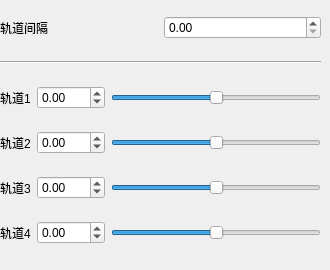
          <widget class="QWidget" name="_4K">
           <attribute name="title">
            <string>4K</string>
           </attribute>
           <widget class="QWidget" name="verticalLayoutWidget_5">
            <property name="geometry">
             <rect>
              <x>0</x>
              <y>0</y>
              <width>321</width>
              <height>261</height>
             </rect>
            </property>
            <layout class="QVBoxLayout" name="verticalLayout_6">
             <item>
              <layout class="QHBoxLayout" name="horizontalLayout_12">
               <item>
                <widget class="QLabel" name="dist_4K_label">
                 <property name="toolTip">
                  <string>&lt;html&gt;&lt;head/&gt;&lt;body&gt;&lt;p&gt;四个轨道两两间隔（推荐值：260）&lt;/p&gt;&lt;/body&gt;&lt;/html&gt;</string>
                 </property>
                 <property name="text">
                  <string>轨道间隔</string>
                 </property>
                </widget>
               </item>
               <item>
                <widget class="QDoubleSpinBox" name="dist_4K">
                 <property name="maximum">
                  <double>337.500000000000000</double>
                 </property>
                 <property name="singleStep">
                  <double>5.000000000000000</double>
                 </property>
                 <property name="stepType">
                  <enum>QAbstractSpinBox::DefaultStepType</enum>
                 </property>
                </widget>
               </item>
              </layout>
             </item>
             <item>
              <widget class="Line" name="line">
               <property name="orientation">
                <enum>Qt::Horizontal</enum>
               </property>
              </widget>
             </item>
             <item>
              <layout class="QHBoxLayout" name="horizontalLayout_11">
               <item>
                <widget class="QLabel" name="_4K1_label">
                 <property name="text">
                  <string>轨道1</string>
                 </property>
                </widget>
               </item>
               <item>
                <widget class="QDoubleSpinBox" name="_4K1">
                 <property name="minimum">
                  <double>-675.000000000000000</double>
                 </property>
                 <property name="maximum">
                  <double>675.000000000000000</double>
                 </property>
                 <property name="singleStep">
                  <double>5.000000000000000</double>
                 </property>
                </widget>
               </item>
               <item>
                <widget class="QSlider" name="_4K1_sl">
                 <property name="minimum">
                  <number>-675</number>
                 </property>
                 <property name="maximum">
                  <number>675</number>
                 </property>
                 <property name="orientation">
                  <enum>Qt::Horizontal</enum>
                 </property>
                </widget>
               </item>
              </layout>
             </item>
             <item>
              <layout class="QHBoxLayout" name="horizontalLayout_13">
               <item>
                <widget class="QLabel" name="_4K2_label">
                 <property name="text">
                  <string>轨道2</string>
                 </property>
                </widget>
               </item>
               <item>
                <widget class="QDoubleSpinBox" name="_4K2">
                 <property name="minimum">
                  <double>-675.000000000000000</double>
                 </property>
                 <property name="maximum">
                  <double>675.000000000000000</double>
                 </property>
                 <property name="singleStep">
                  <double>5.000000000000000</double>
                 </property>
                </widget>
               </item>
               <item>
                <widget class="QSlider" name="_4K2_sl">
                 <property name="minimum">
                  <number>-675</number>
                 </property>
                 <property name="maximum">
                  <number>675</number>
                 </property>
                 <property name="singleStep">
                  <number>1</number>
                 </property>
                 <property name="orientation">
                  <enum>Qt::Horizontal</enum>
                 </property>
                </widget>
               </item>
              </layout>
             </item>
             <item>
              <layout class="QHBoxLayout" name="horizontalLayout_14">
               <item>
                <widget class="QLabel" name="_4K3_label">
                 <property name="text">
                  <string>轨道3</string>
                 </property>
                </widget>
               </item>
               <item>
                <widget class="QDoubleSpinBox" name="_4K3">
                 <property name="minimum">
                  <double>-675.000000000000000</double>
                 </property>
                 <property name="maximum">
                  <double>675.000000000000000</double>
                 </property>
                 <property name="singleStep">
                  <double>5.000000000000000</double>
                 </property>
                </widget>
               </item>
               <item>
                <widget class="QSlider" name="_4K3_sl">
                 <property name="minimum">
                  <number>-675</number>
                 </property>
                 <property name="maximum">
                  <number>675</number>
                 </property>
                 <property name="orientation">
                  <enum>Qt::Horizontal</enum>
                 </property>
                </widget>
               </item>
              </layout>
             </item>
             <item>
              <layout class="QHBoxLayout" name="horizontalLayout_15">
               <item>
                <widget class="QLabel" name="_4K4_label">
                 <property name="text">
                  <string>轨道4</string>
                 </property>
                </widget>
               </item>
               <item>
                <widget class="QDoubleSpinBox" name="_4K4">
                 <property name="minimum">
                  <double>-675.000000000000000</double>
                 </property>
                 <property name="maximum">
                  <double>675.000000000000000</double>
                 </property>
                 <property name="singleStep">
                  <double>5.000000000000000</double>
                 </property>
                </widget>
               </item>
               <item>
                <widget class="QSlider" name="_4K4_sl">
                 <property name="minimum">
                  <number>-675</number>
                 </property>
                 <property name="maximum">
                  <number>675</number>
                 </property>
                 <property name="orientation">
                  <enum>Qt::Horizontal</enum>
                 </property>
                </widget>
               </item>
              </layout>
             </item>
            </layout>
           </widget>
          </widget>
